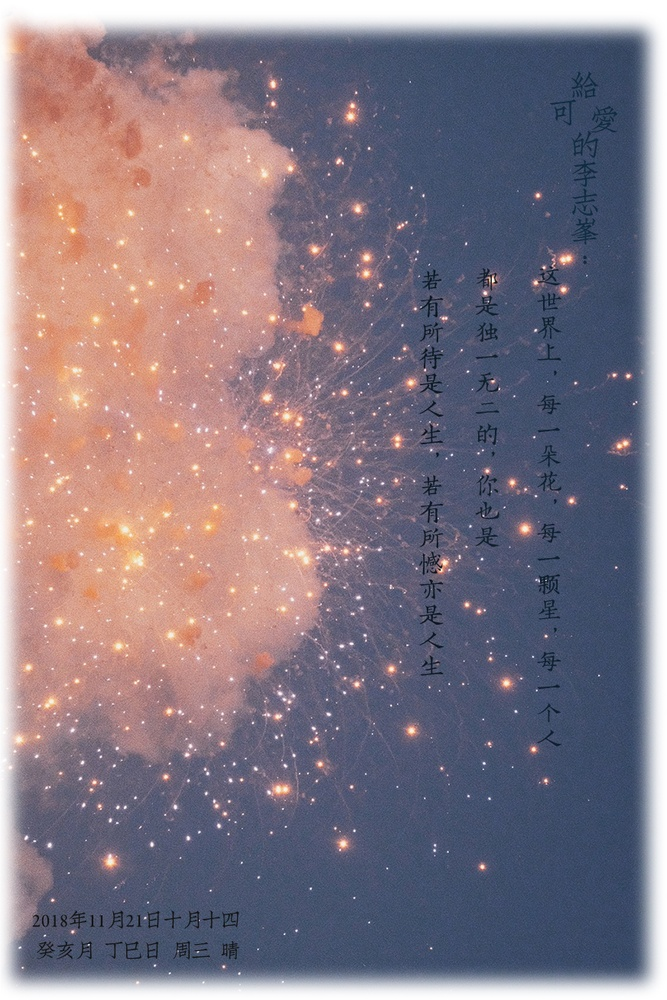
#> input picture opencv/images/1.jpg, 667 x 1000 px, shrunk from 872 x 1308 before the run
$ python 104_cvtcolor.py
#> lines starting #> are read from the running program, lines starting #| are printed output that depends on the picture
import cv2
from PIL import Image
import numpy as np
#-------------------------------------------------------------------------------------------
import matplotlib
import matplotlib.pyplot as plt
from matplotlib.pylab import mpl
from matplotlib.backends.backend_tkagg import FigureCanvasTkAgg,NavigationToolbar2Tk #NavigationToolbar2TkAgg
#------------------------------------------------------------------------------------------

def PIL_img2CV_img(PILimg):
    CVimg = cv2.cvtColor(np.asarray(PILimg), cv2.COLOR_RGB2BGR)
    return CVimg

def CV_img2PIL_img(CVimg):
    PILimg = Image.fromarray(cv2.cvtColor(CVimg, cv2.COLOR_BGR2RGB))
    return PILimg

mpl.rcParams['font.sans-serif'] = ['SimHei']  #中文显示
mpl.rcParams['axes.unicode_minus']=False      #负号显示

def drawHist(image):
    # 图像直方图
    hist = cv2.calcHist([image], [0], None, [256], [0, 256])
    f = plt.figure()  # 新建一个图像
    plt.title("Grayscale Histogram")  # 图像的标题
    plt.xlabel("Bins")  # X轴标签
    plt.ylabel("# of Pixels")  # Y轴标签
    plt.plot(hist)  # 画图
    plt.xlim([0, 256])  # 设置x坐标轴范围
    # plt.show()  # 显示图像


# cvimg = cv2.imread('images/1.jpg',1)
pilimg = Image.open('images/1.jpg')
#> pilimg is the input picture: PIL image 667x1000 RGB; mean R, G, B 132.4, 120.2, 131.6
cvimg = PIL_img2CV_img(pilimg)


gray = cv2.cvtColor(cvimg,cv2.COLOR_BGR2GRAY)
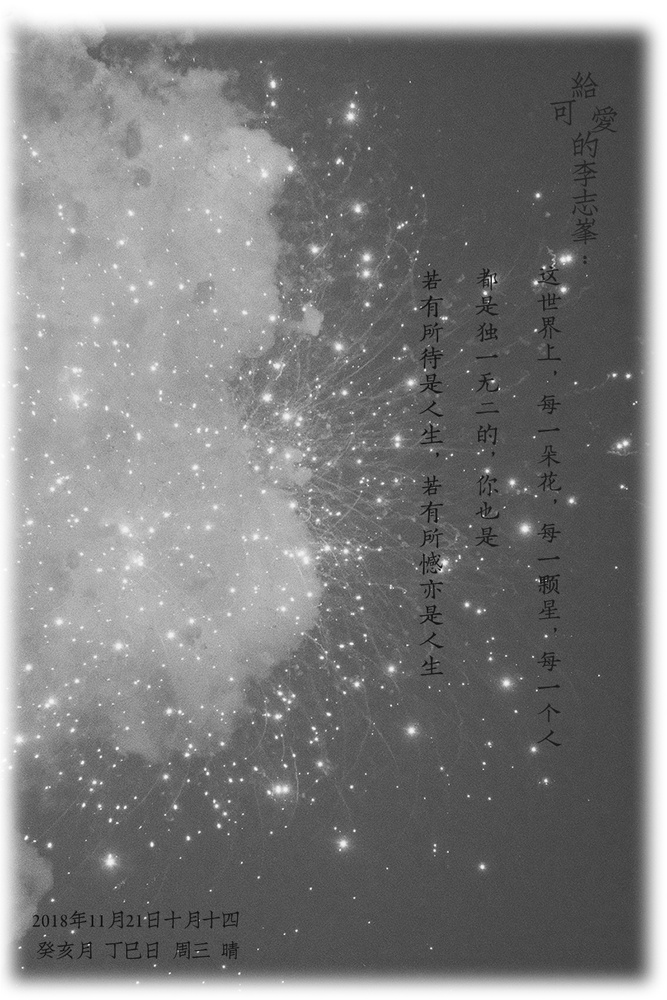
#> gray: shape (1000, 667); min 4, max 255, mean 125.1
CV_img_eq = cv2.equalizeHist(gray)
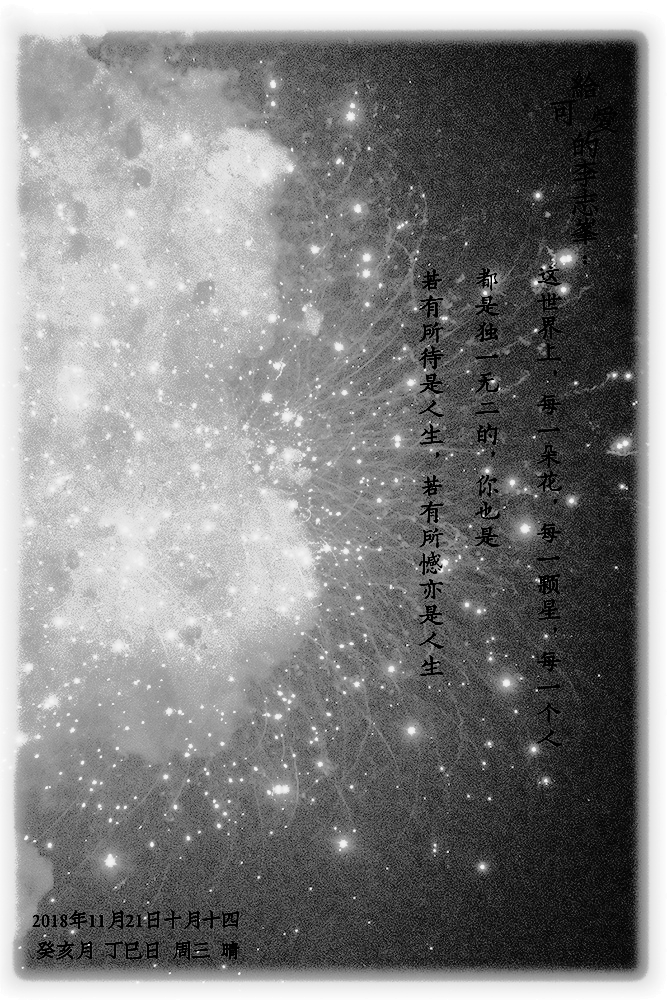
#> CV_img_eq: shape (1000, 667); min 0, max 255, mean 128.8
# [10 lines of commented-out code are left out]

cv2.waitKey(0)

$ run again, with opencv/images/classr.jpg copied over opencv/images/1.jpg
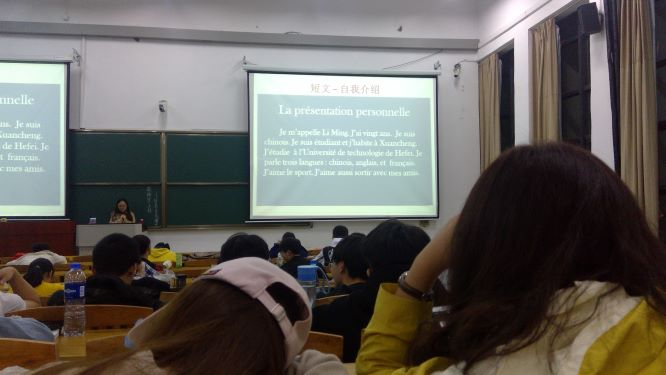
#> input picture opencv/images/classr.jpg, 666 x 375 px
#> pilimg is the input picture: PIL image 666x375 RGB; mean R, G, B 99.9, 96.4, 91.3
#> `gray = cv2.cvtColor(cvimg,cv2.COLOR_BGR2GRAY)`:
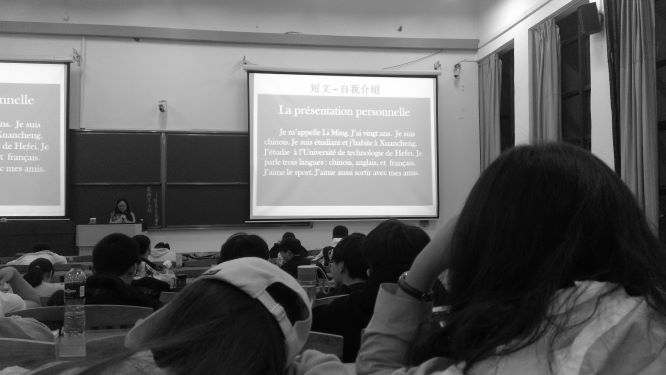
#> gray: shape (375, 666); min 0, max 255, mean 96.9
#> `CV_img_eq = cv2.equalizeHist(gray)`:
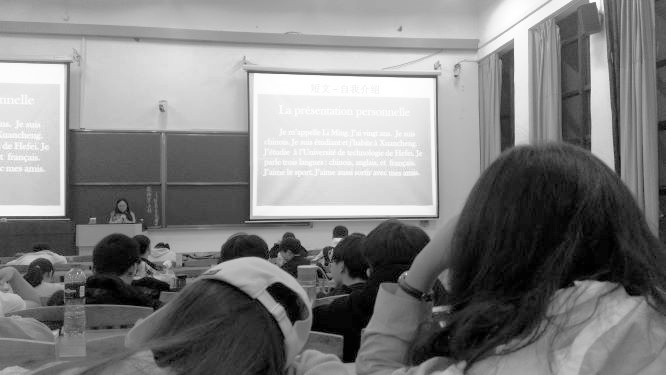
#> CV_img_eq: shape (375, 666); min 0, max 255, mean 128.2
